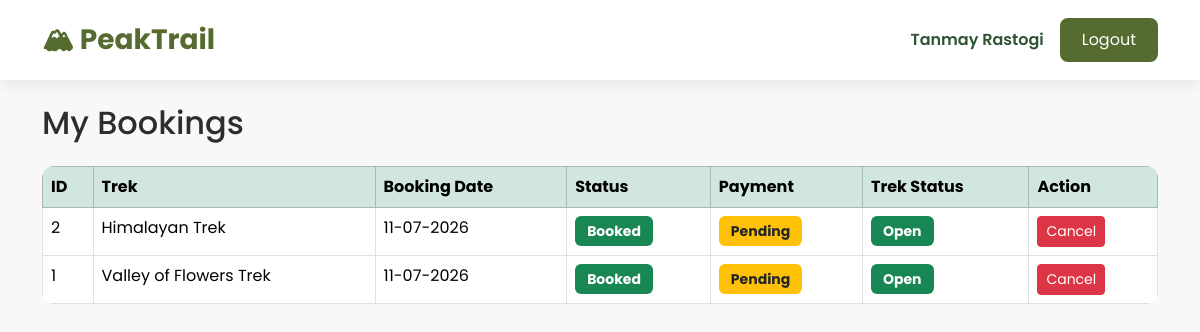
Before: /trekker/my-bookings (signed in) with the older database file.
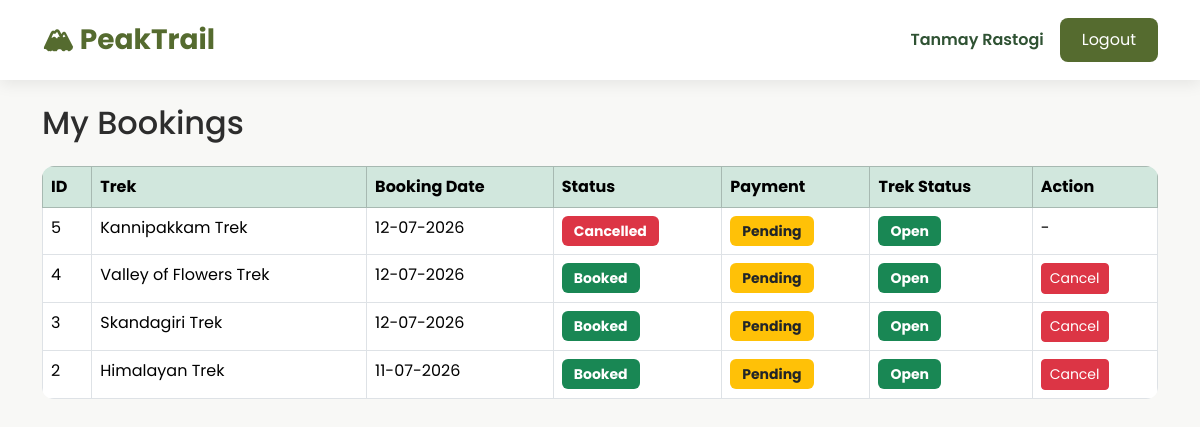
After: the same page with the newer database file.
### models/user.py (models this page shows, shortened)
class User(UserMixin, db.Model):
    __tablename__ = "users"
    id = db.Column(db.Integer, primary_key=True)
    name = db.Column(db.String(100), nullable=False)
    email = db.Column(db.String(120), unique=True, nullable=False)
    password = db.Column(db.String(255), nullable=False)
    role = db.Column(db.String(20), nullable=False)
    is_active = db.Column(db.Boolean, default=True)
    is_blacklisted = db.Column(db.Boolean, default=False)
    created_at = db.Column(db.DateTime, default=datetime.utcnow)
    bookings = db.relationship("Booking", backref="user", lazy=True)
    staff_profile = db.relationship(
        "StaffProfile",
        backref="user",
        uselist=False
    )

### models/booking.py (models this page shows, shortened)
class Booking(db.Model):
    __tablename__ = "bookings"
    id = db.Column(db.Integer, primary_key=True)
    user_id = db.Column(
        db.Integer,
        db.ForeignKey("users.id"),
        nullable=False
    )
    trek_id = db.Column(
        db.Integer,
        db.ForeignKey("treks.id"),
        nullable=False
    )
    booking_date = db.Column(
        db.DateTime,
        default=datetime.utcnow
    )
    booking_status = db.Column(
        db.String(20),
        default="Booked"
    )
    payment_status = db.Column(
        db.String(20),
        default="Pending"
    )

### models/trek.py (models this page shows, shortened)
class Trek(db.Model):
    __tablename__ = "treks"
    id = db.Column(db.Integer, primary_key=True)
    trek_name = db.Column(db.String(100), nullable=False)
    location = db.Column(db.String(100), nullable=False)
    image_url = db.Column(db.String(500))
    price = db.Column(
        db.Float,
        nullable=False,
        default=0
    )
    difficulty = db.Column(db.String(20), nullable=False)
    duration = db.Column(db.Integer, nullable=False)
    available_slots = db.Column(db.Integer, nullable=False)
    description = db.Column(db.Text)
    start_date = db.Column(db.Date, nullable=False)
    end_date = db.Column(db.Date, nullable=False)
    status = db.Column(
        db.String(20),
        default="Open"
    )
    assigned_staff_id = db.Column(
        db.Integer,
        db.ForeignKey("staff_profiles.id"),
        nullable=True
    )
    bookings = db.relationship(
        "Booking",
        backref="trek",
        lazy=True
    )

### routes/trekker.py (the view)
@trekker.route("/trekker/my-bookings")
@login_required
def my_bookings():
    if current_user.role != "trekker":
        flash("Access Denied!", "danger")
        return redirect(url_for("home"))
    bookings = Booking.query.filter_by(
        user_id=current_user.id
    ).order_by(
        Booking.booking_date.desc()
    ).all()
    return render_template(
        "trekker/my_bookings.html",
        bookings=bookings
    )

### app.py (called while the page is built)
@login_manager.user_loader
def load_user(user_id):
    return User.query.get(int(user_id))

### templates/trekker/my_bookings.html (shortened to what this page needs)
{% extends "base.html" %}
{% block content %}
<h2 class="mb-4">
My Bookings
</h2>
{% if bookings %}
<table class="table table-bordered table-hover">
<thead class="table-success">
<tr>
<th>ID</th>
<th>Trek</th>
<th>Booking Date</th>
<th>Status</th>
<th>Payment</th>
<th>Trek Status</th>
<th>Action</th>
</tr>
</thead>
<tbody>
{% for booking in bookings %}
<tr>
<td>{{ booking.id }}</td>
<td>{{ booking.trek.trek_name }}</td>
<td>{{ booking.booking_date.strftime("%d-%m-%Y") }}</td>
<td>
{% if booking.booking_status=="Booked" %}
<span class="badge bg-success">
Booked
</span>
{% elif booking.booking_status=="Completed" %}
<span class="badge bg-primary">
Completed
</span>
{% else %}
<span class="badge bg-danger">
Cancelled
</span>
{% endif %}
</td>
<td>
{% if booking.payment_status=="Paid" %}
<span class="badge bg-success">
Paid
</span>
{% else %}
<span class="badge bg-warning text-dark">
Pending
</span>
{% endif %}
</td>
<td>
{% if booking.trek.status=="Open" %}
<span class="badge bg-success">
Open
</span>
{% elif booking.trek.status=="Ongoing" %}
<span class="badge bg-warning text-dark">
Ongoing
</span>
{% elif booking.trek.status=="Completed" %}
<span class="badge bg-primary">
Completed
</span>
{% else %}
<span class="badge bg-danger">
Closed
</span>
{% endif %}
</td>
<td>
{% if booking.booking_status=="Booked" %}
<a href="{{ url_for('trekker.cancel_booking',
booking_id=booking.id) }}"
class="btn btn-danger btn-sm">
Cancel
</a>
{% else %}
-
{% endif %}
</td>
</tr>
{% endfor %}
</tbody>
</table>
{% else %}
<div class="alert alert-warning">
No bookings found.
</div>
{% endif %}
{% endblock %}

### templates/base.html (shortened to what this page needs)
<!DOCTYPE html>
<html lang="en">
<head>
    <link href="https://cdn.jsdelivr.net/npm/bootstrap@5.3.3/dist/css/bootstrap.min.css" rel="stylesheet">
    <link rel="stylesheet" href="{{ url_for('static', filename='css/style.css') }}">
</head>
<body>
    <nav class="navbar navbar-expand-lg custom-navbar">
<div class="container">
{% if current_user.is_authenticated %}
    {% if current_user.role=="admin" %}
        <a class="navbar-brand fw-bold"
        href="{{ url_for('admin.dashboard') }}">
        🏔 PeakTrail
        </a>
    {% elif current_user.role=="staff" %}
        <a class="navbar-brand fw-bold"
        href="{{ url_for('staff.dashboard') }}">
        🏔 PeakTrail
        </a>
    {% elif current_user.role=="trekker" %}
        <a class="navbar-brand fw-bold"
        href="{{ url_for('trekker.dashboard') }}">
        🏔 PeakTrail
        </a>
    {% endif %}
{% else %}
<a class="navbar-brand fw-bold"
href="{{ url_for('home') }}">
🏔 PeakTrail
</a>
{% endif %}
<div class="ms-auto d-flex align-items-center">
{% if current_user.is_authenticated %}
<span class="welcome-text">
{{ current_user.name }}
</span>
<a href="{{ url_for('auth.logout') }}"
class="btn btn-custom ms-3">
Logout
</a>
{% endif %}
</div>
</div>
</nav>
    <div class="container mt-4">
        {% block content %}
        {% endblock %}
    </div>
</body>
</html>

### static/css/style.css (style rules this page uses)
:root { --primary:#556B2F; --secondary:#2F5233; --accent:#F5F1E8; --background:#F8F8F6; --text:#2D2D2D; }
body { font-family:'Poppins',sans-serif; background:var(--background); color:var(--text); }
.custom-navbar { background:white; box-shadow:0 4px 15px rgba(0,0,0,.08); padding:14px; }
.navbar-brand { color:var(--primary)!important; font-size:28px; }
.welcome-text { font-weight:600; color:var(--secondary); }
.btn-custom { background:var(--primary); color:white; border:none; border-radius:8px; padding:10px 22px; transition:.3s; }
.table { background:white; border-radius:12px; overflow:hidden; }
.badge { padding:8px 12px; font-size:14px; }

Changed rows visible on the page:
removed Booking: id "1", trek.trek_name "Valley of Flowers Trek", booking_date "11-07-2026", booking_status "Booked", payment_status "Pending"
added Booking: id "5", trek.trek_name "Kannipakkam Trek", booking_date "12-07-2026", booking_status "Cancelled", payment_status "Pending"
added Booking: id "4", trek.trek_name "Valley of Flowers Trek", booking_date "12-07-2026", booking_status "Booked", payment_status "Pending"
added Booking: id "3", trek.trek_name "Skandagiri Trek", booking_date "12-07-2026", booking_status "Booked", payment_status "Pending"
